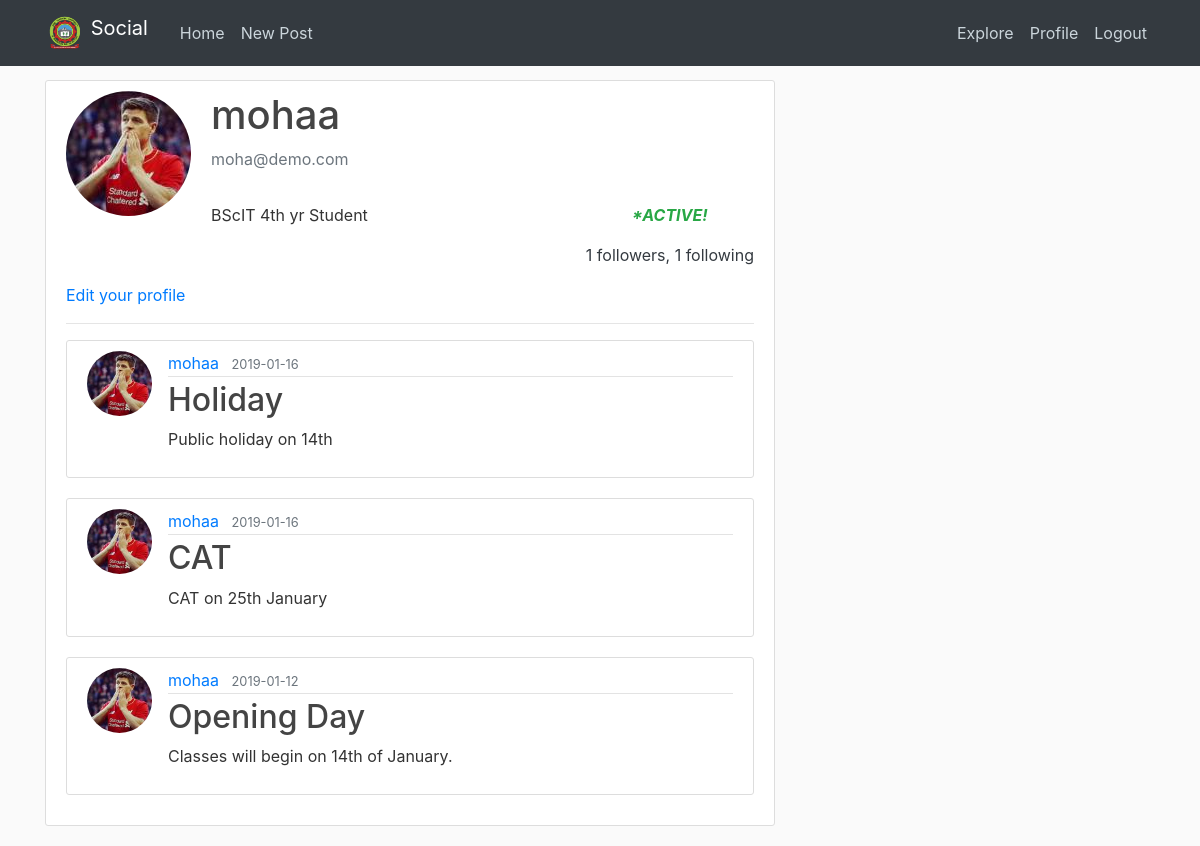
The app's page /user/mohaa (signed in) with its own data.
### app/models.py (models this page shows, shortened)
class User(UserMixin, db.Model):
	id = db.Column(db.Integer, primary_key=True)
	username = db.Column(db.String(64), index=True, unique=True)
	email = db.Column(db.String(120), index=True, unique=True)
	password_hash = db.Column(db.String(128))
	image_file = db.Column(db.String(20), nullable=False, default='default.jpg')
	posts = db.relationship('Post', backref='author', lazy='dynamic')
	about_me = db.Column(db.String(140))
	last_seen = db.Column(db.DateTime, default=datetime.now)
	followed = db.relationship(
		'User', secondary=followers,
		primaryjoin=(followers.c.follower_id == id),
		secondaryjoin=(followers.c.followed_id == id),
		backref=db.backref('followers', lazy='dynamic'), lazy='dynamic')
	def my_posts(self):
		own = Post.query.filter_by(user_id=self.id)
		return own.order_by(Post.timestamp.desc())

class Post(db.Model):
	id = db.Column(db.Integer, primary_key=True)
	title = db.Column(db.String(100), nullable=False)
	content = db.Column(db.Text, nullable=False)
	timestamp = db.Column(db.DateTime, index=True, default=datetime.now)
	user_id = db.Column(db.Integer, db.ForeignKey('user.id'))

### app/routes.py (the view)
@app.route('/user/<username>')
@login_required
def user(username):
	page = request.args.get('page', 1, type=int)
	user = User.query.filter_by(username=username).first_or_404()
	posts = current_user.my_posts()
	if user != current_user:
		posts = current_user.other_posts()
	return render_template('user.html', user=user, posts=posts)

### app/models.py (called while the page is built)
@login.user_loader
def load_user(id):
	return User.query.get(int(id))

### app/routes.py (called while the page is built)
@app.before_request
def before_request():
	if current_user.is_authenticated:
		current_user.last_seen = datetime.now()
		db.session.commit()

### app/templates/user.html
{% extends "base.html" %}
{% block content %}
    <div class="content-section">
      <div class="media">
        <img class="rounded-circle account-img" src="{{ url_for('static', filename='images/' + user.image_file) }}">
        <div class="media-body">
          <h2 class="account-heading">{{ user.username }}</h2>
          <p class="text-secondary">{{ user.email }}</p>
          <div class="row">
	      	<div class="col-md-6 text-center">
	      		<span class="float-md-left"><p class="text-secondary">{% if user.about_me %}<p>{{ user.about_me }}</p>{% endif %}</p></span>
	      	</div>
	      	<div class="col-md-6 text-center">
	      		<span class="float-md-right">
	      			<p class="text-secondary">
	      				{% if current_user.is_authenticated and current_user == user %}
						<p class="text-success"><b><i>*ACTIVE!</i></b></p>
						<p class="text-dark">{{ user.followers.count() }} followers, {{ user.followed.count() }} following</p>
						{% elif current_user != user %}
						{% if user.last_seen %}
						<p class="text-secondary">Last seen on: {{ user.last_seen.strftime('%b %d %Y %H:%M') }}</p>
						{% endif %}
						<p class="text-dark">{{ user.followers.count() }} followers, {{ user.followed.count() }} following</p>
						{% endif %}
	      			</p>
	      		</span>
	        </div>
	      </div>
        </div>
      </div>
      	{% if user == current_user %}
			<p><a href="{{ url_for('edit_profile') }}">Edit your profile</a></p>
		{% elif not current_user.is_following(user) %}
			<p><a href="{{ url_for('follow', username=user.username) }}">Follow</a></p>
			{% else %}
			<p><a href="{{ url_for('unfollow', username=user.username) }}">Unfollow</a></p>
		{% endif %}
        <hr>
		{% for post in posts %}
			{% include '_post.html' %}
		{% endfor %}
    </div>
{% endblock content %}

### app/templates/_post.html
<article class="media content-section">
  <img class="rounded-circle article-img" src="{{ url_for('static', filename='images/' + post.author.image_file) }}">
  <div class="media-body">
    <div class="article-metadata">
      <a class="mr-2" href="{{ url_for('user', username=post.author.username) }}">{{ post.author.username }}</a>
      <small class="text-muted">{{ post.timestamp.strftime('%Y-%m-%d') }}</small>
    </div>
    <h2><a class="article-title" href="{{ url_for('post', post_id=post.id) }}">{{ post.title }}</a></h2>
    <p class="article-content">{{ post.content }}</p>
  </div>
</article>

### app/static/main.css (style rules this page uses)
body { background: #fafafa; color: #333333; margin-top: 5rem; }
h1, h2, h3, h4, h5, h6 { color: #444444; }
.content-section { background: #ffffff; padding: 10px 20px; border: 1px solid #dddddd; border-radius: 3px; margin-bottom: 20px; }
.article-title { color: #444444; }
.article-content { white-space: pre-line; }
.article-img { height: 65px; width: 65px; margin-right: 16px; }
.article-metadata { padding-bottom: 1px; margin-bottom: 4px; border-bottom: 1px solid #e3e3e3 }
.account-img { height: 125px; width: 125px; margin-right: 20px; margin-bottom: 16px; }
.account-heading { font-size: 2.5rem; }

### records on screen
User: image_file (picture), username "mohaa", email "moha@demo.com", about_me "BScIT 4th yr Student"
Post: image_file (picture), author.username "mohaa", timestamp "2019-01-16", title "Holiday", content "Public holiday on 14th"
Post: image_file (picture), author.username "mohaa", timestamp "2019-01-16", title "CAT", content "CAT on 25th January"
Post: image_file (picture), author.username "mohaa", timestamp "2019-01-12", title "Opening Day", content "Classes will begin on 14th of January."

### other values on screen
{{ user.followers.count() }} "1"
{{ user.followed.count() }} "1"
